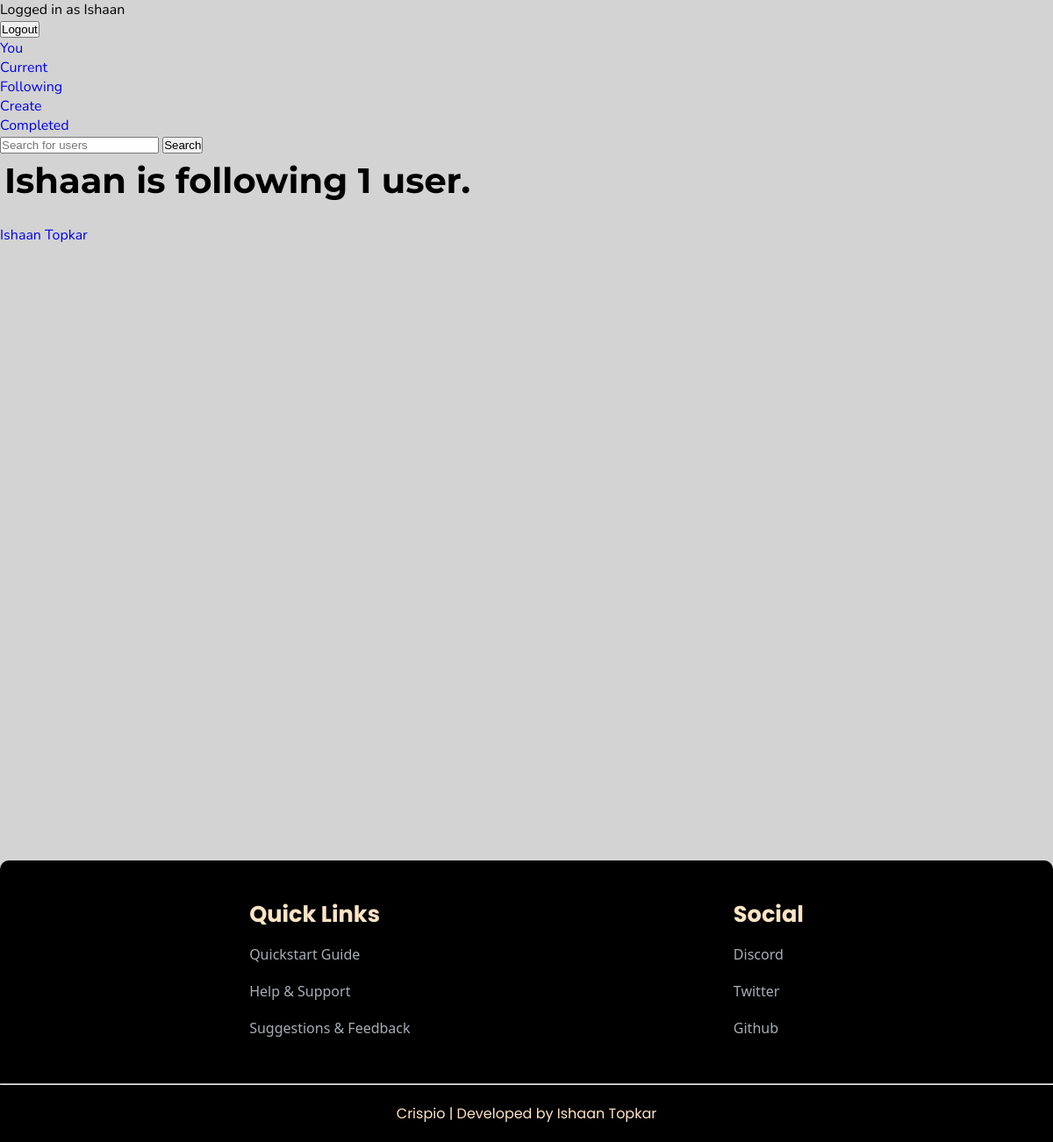
The app's page /userprofile/view/13/following/ (signed in) with its own data.
### userProfile/models.py (models this page shows, shortened)
class UserProfile(models.Model):
    user = models.OneToOneField(User, on_delete=models.CASCADE)
    name = models.TextField(blank=True, null=True)
    pfp_url = models.URLField(blank=True, null=True)  # Store the profile picture URL
    verified = models.BooleanField(default=False)
    instructing = models.ManyToManyField('self', related_name='instructingprofiles', symmetrical=False)
    following = models.ManyToManyField('self', related_name='followerprofiles', symmetrical=False)

### userProfile/views.py (the view)
# urls.py: path('view/<int:profile_id>/following/', views.following, name='following'),
@login_required
def following(request, profile_id):
     profile = get_object_or_404(UserProfile, pk=profile_id)
     following = profile.following.all()
     following_count = following.count()
     return render (request, 'userProfile/following.html', {'profile':profile, 'following':following, 'count':following_count})

### crispApp/templates/userProfile/following.html (shortened to what this page needs)
{% extends 'todoApp/base.html' %}
{% load static %}
     {% block content %}
     <h1 class="heading">{{ profile.user.first_name }} is following {{ count }} user{{ count|pluralize }}.</h1>
     <br>
     <ul>
          {% for followinguser in following %}
               <a href="{% url 'userProfile:viewprofile' followinguser.id %}">
               <li>
               {{ followinguser.user.first_name }} {{ followinguser.user.last_name }}
               </li>
               </a>
          {% endfor %}
     </ul>
     {% endblock %}

### crispApp/templates/todoApp/base.html (shortened to what this page needs)
<!doctype html>
<html lang="en">
{% load static %}
<head>
     <link rel="stylesheet" href="{% static 'crispApp/Styling/styling.css' %}"/>
     <link rel="stylesheet" href="{% static 'crispApp/Styling/homepage.css' %}">
     <link rel="stylesheet" href="{% static 'crispApp/Styling/connect.css' %}">
     <link rel="stylesheet" href="{% static 'crispApp/Styling/mediaqueries.css' %}"/>
     <link href="https://cdn.jsdelivr.net/npm/remixicon@4.3.0/fonts/remixicon.css" rel="stylesheet"/>
</head>
     {% if user.is_authenticated %}
<body style="background-color: lightgrey;">
     Logged in as {{ user.first_name }}
     <form method="POST" action="{% url 'logoutuser' %}">
     <button type="SUBMIT">Logout</button>
     </form>
     <a href="{% url 'userProfile:viewself' %}">You</a><br>
     <a href="{% url 'currenttodos' %}">Current</a><br>
     <a href="{% url 'publictodos' 'following' %}">Following</a><br>
     <a href="{% url 'createtodos' %}">Create</a><br>
     <a href="{% url 'completedtodos' %}">Completed</a><br>
     <form method="GET" action="{% url 'userProfile:searchprofile' %}">
          <input type="search" placeholder="Search for users" name="userinput">
          <button type="submit">Search</button>
     </form>
     {% endif %}
     <div style="min-height: 100vh;">
          {% block content %}{% endblock %}
     </div>
     <footer>
          <div class="container">
              <div class="row">
                  <div class="footer-col">
                    <br>
                      <h4>Quick Links</h4>
                      <ul>
                          <li><a href="https://discord.com/channels/1299638257125949450/1299638257956425799/1299658402699415596">Quickstart Guide</a></li>
                          <li><a href="https://discord.gg/4mSrbPtQeV">Help & Support</a></li>
                          <li><a href="https://discord.gg/R3K2Em852x">Suggestions & Feedback</a></li>
                      </ul>
                  </div>
                    <div class="footer-col">
                         <br>
                    <h4>Social</h4>
                    <ul>
                         <li><a href="https://discord.gg/CVPWnkuDWN">Discord</a></li>
                         <li><a href="https://x.com/topCodegeek">Twitter</a></li>
                         <li><a href="https://github.com/topCodegeek">Github</a></li>
                    </ul>
                    </div>
               </div>
               <br>
              <hr>
              <div class="row">
                  <div class="col">
                      <p>Crispio | Developed by Ishaan Topkar</p>
                  </div>
              </div>
          </div>
      </footer>
</body>
</html>

### crispApp/static/crispApp/Styling/styling.css (style rules this page uses)
a { text-decoration: none; }
* { margin: 0; padding: 0; }
html { scroll-behavior: smooth; }
body { align-content: center; }
footer .container { border-top-left-radius: 10px; border-top-right-radius: 10px; background-color: black; }
.row { display: flex; justify-content:space-around; padding: 20px 100px; }
.footer-col ul { list-style: none; }
.footer-col h4 { color:bisque; margin-bottom: 5px; font-size: 1.6rem; position: relative; font-family: "Poppins", sans-serif; }
.footer-col ul li { padding: 10px 0; font-family:'Segoe UI', Tahoma, Geneva, Verdana, sans-serif; }
.footer-col ul li a { color:aliceblue; text-decoration: none; font-size: 1rem; opacity: 0.7; transition: 0.5s; }
.col p { text-align: center; color:bisque; font-family: "Poppins", sans-serif; }
.heading { margin: 5px; font-family: 'Montserrat'; font-size: 2.5rem; }

### crispApp/static/crispApp/Styling/homepage.css (style rules this page uses)
body { font-family: 'Nunito'; }

### records on screen
UserProfile: user.first_name "Ishaan"
UserProfile: user.first_name "Ishaan", user.last_name "Topkar"

### other values on screen
{{ user.first_name }} "Ishaan"
{{ count }} "1"
